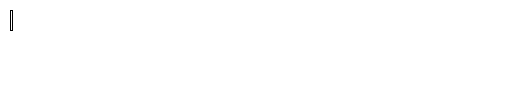
Frame 1 (no input)
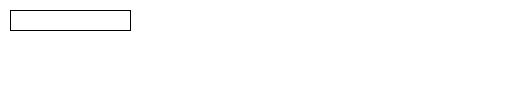
Frame 60 (the mouse pressed at the canvas centre just before this capture)
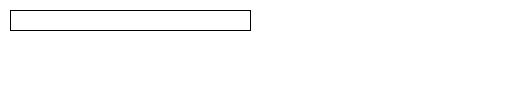
Frame 120 (the mouse held since frame 60 and released just before this capture)

The Processing sketch that drew these frames (run headless with seeded random() and noise(); from frame 60 on, the mouse is pressed at the canvas centre):

// Processing sketch: LoadingBar
// ── LoadingBar.pde
float l = 0;

void setup () {
  size (510,110);
  frameRate (60);
  smooth ();
  background (255);
}

void draw () {
 l = l + 2;
 
 if (l <= 490) 
 rect (10,10,l,20);
 else {
 rect (10,10,490,20);
 textSize (15);
 fill (0);
 text ("Done Loading!",30,90);
 }

}
